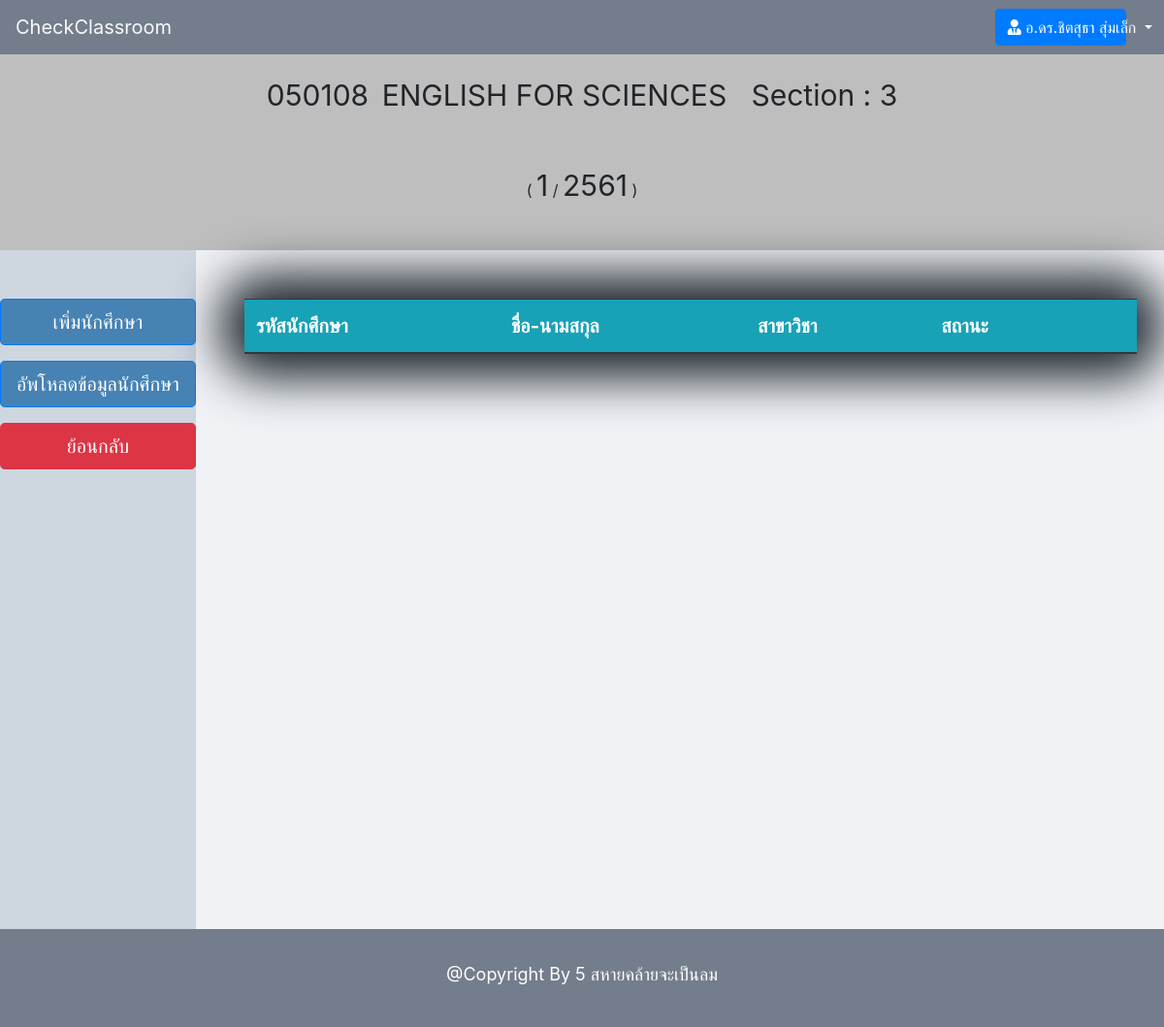
The page /admin/detail_class.php?id=20&c_id=050108&c_sec=3 (signed in) on the database as committed earlier.
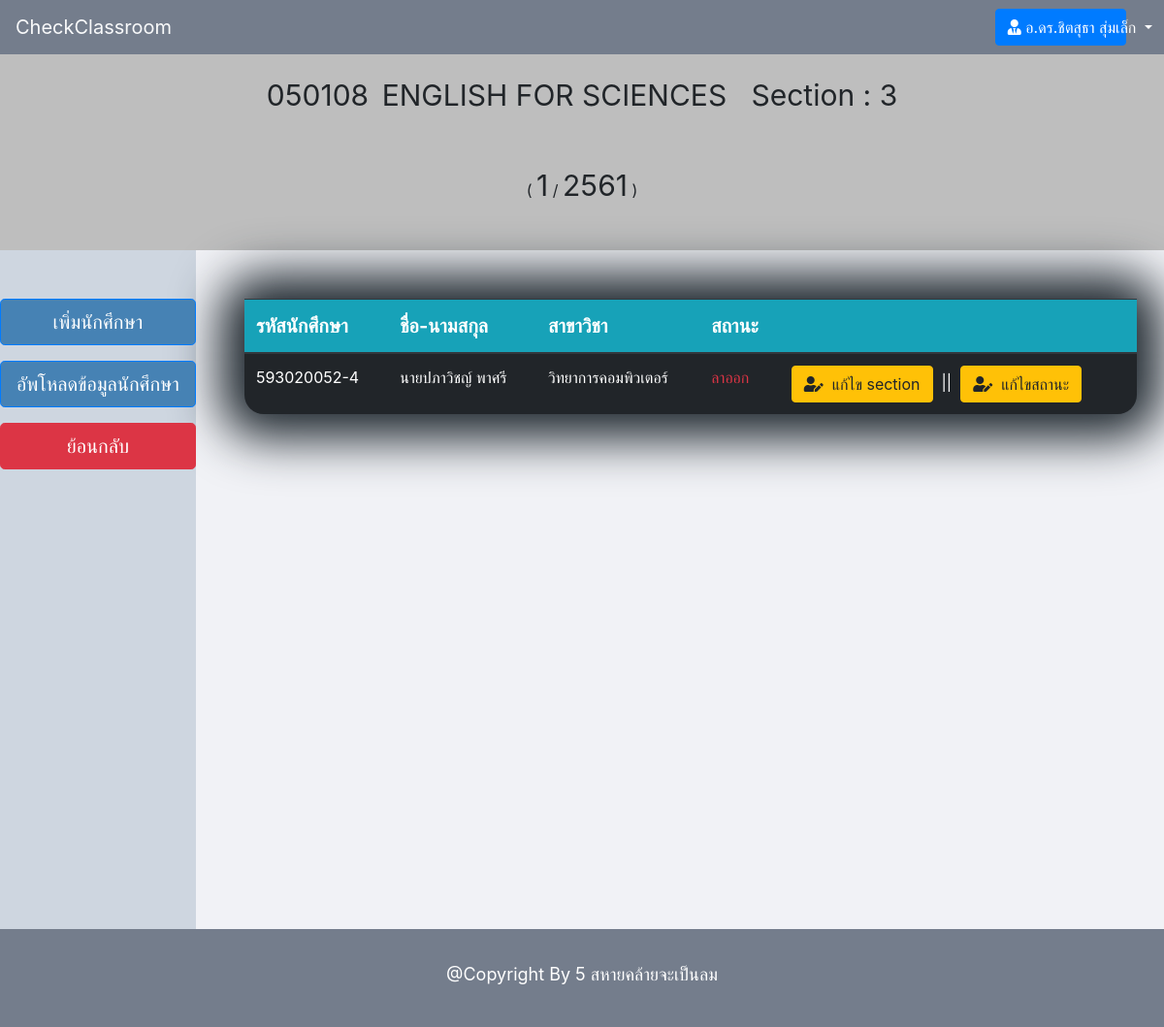
The same page on the database as committed later.
### tables this page shows
CREATE TABLE `enroll` (
  `enroll_id` int(10) NOT NULL,
  `c_id` varchar(10) NOT NULL,
  `c_name` varchar(255) NOT NULL,
  `c_sec` int(3) NOT NULL,
  `c_year` varchar(20) NOT NULL,
  `c_term` int(1) NOT NULL,
  `l_name` varchar(50) DEFAULT NULL,
  `l_username` varchar(30) DEFAULT NULL,
  `t_username` varchar(50) DEFAULT NULL,
  `t_name` varchar(100) DEFAULT NULL,
  `s_id` varchar(30) NOT NULL,
  `s_name` varchar(50) NOT NULL,
  `s_department` varchar(30) NOT NULL,
  `status` int(1) DEFAULT '1'
);

### admin/detail_class.php (the view, shortened to what the changed rows need)
<?php
	include '../connect.php';
	$stmt2=$pdo->prepare("SELECT * FROM classroom WHERE id = ?");
	$stmt2->bindParam(1,$_GET['id']);
	$stmt2->execute();
	while ($row2=$stmt2->fetch()) {
		$rowCID['c_id'] =  $row2['c_id'];
		$rowCNAME['c_name'] = $row2['c_name'];
		$rowCTERM['c_term'] = $row2['c_term'];
		$rowCSEC['c_sec'] = $row2['c_sec'];
		$rowCYEAR['c_year'] = $row2['c_year'];
	}
	$stmt7 = $pdo->prepare("SELECT * FROM enroll WHERE c_id = ? AND c_sec = ? AND c_term = ? AND c_year = ? AND c_name = ?");
	$stmt7->bindParam(1,$rowCID['c_id']);
	$stmt7->bindParam(2,$rowCSEC['c_sec']);
	$stmt7->bindParam(3,$rowCTERM['c_term']);
	$stmt7->bindParam(4,$rowCYEAR['c_year']);
	$stmt7->bindParam(5,$rowCNAME['c_name']);
	$stmt7->execute();
	if (!empty($_SESSION['username']) && $_SESSION['permission'] == 1 || $_SESSION['permission'] == 2) { ?>
<!DOCTYPE html>
<html>
<head>
	<link rel="stylesheet" href="https://maxcdn.bootstrapcdn.com/bootstrap/4.0.0/css/bootstrap.min.css">
	<link rel="stylesheet" href="https://use.fontawesome.com/releases/v5.7.2/css/all.css">
	<link rel="stylesheet" type="text/css" href="../style.css">
</head>
<body>
	<div style="min-height: 850px;background-color: #ecf0f1;">
		<div style="display: flex;">
					<div style="background-color:#f1f2f6;min-width: 85%;min-height: 500px;padding: 50px;">
						<div class="table-responsive-sm" >
						<table class="table table-dark table-hover" style="border-radius: 20px; box-shadow: 0px 0px 50px 25px #1e272e;">
							<thead class="text-white bg-info" style="font-size: 20px;">
								<tr>
									<th>รหัสนักศึกษา</th>
									<th>ชื่อ-นามสกุล</th>
									<th>สาขาวิชา</th>
									<th>สถานะ</th>
									<th></th>
								</tr>
							</thead>
							<tbody style="font-size: 16px;">
								<?php while ($row7=$stmt7->fetch()) { ?>
									<tr>
										<td><?=$row7['s_id']?></td>
										<td><?=$row7['s_name']?></td>
										<td><?=$row7['s_department']?></td>
										<?php if ($row7['status'] == 1) { ?>
											<td class="text-success">ลงทะเบียน</td>
										<?php }if ($row7['status'] == 2) { ?>
											<td class="text-warning">ถอนรายวิชา</td>
										<?php }if ($row7['status'] == 3) { ?>
											<td class="text-danger">ลาออก</td>
										<?php } ?>
										<td>
											<button class="btn btn-warning" data-toggle="modal" data-target="#edit_student<?=$row7['enroll_id']?>"><i class="fas fa-user-edit"></i>&nbsp;&nbsp;แก้ไข section</button> &nbsp;||&nbsp;
											<button class="btn btn-warning" data-toggle="modal" data-target="#edit_student_sec<?=$row7['enroll_id']?>"><i class="fas fa-user-edit"></i>&nbsp;&nbsp;แก้ไขสถานะ</button>
										</td>
									</tr>
								<?php } ?>
							</tbody>
						</table>
						</div>
					</div>
			</div>
			<?php
				$stmt6=$pdo->prepare("SELECT * FROM student");
				$stmt6->execute();
			?>
			<div class="modal fade" id="addStd" tabindex="-1" role="dialog" aria-labelledby="exampleModalLabel" aria-hidden="true" >
				  <div class="modal-dialog" role="document" >
				    <div class="modal-content " style="box-shadow: 0px 0px 50px 25px #1e272e;width: 600px;">
				      <div class="modal-body">
					     		<?php $i=0; $k=0; while ($row6=$stmt6->fetch()) { ?>
											</div>
					     		<?php } ?>
				      </div>
				    </div>
</body>
</html>
<?php } else {
		setcookie('wrong_login',1,time()+10,'/');
		echo "<script type='text/javascript'> window.location.href = '../index.php';</script>";
	} ?>

Rows that differ between the two databases and show on the page:
added enroll: s "593020052-4", s_name "นายปภาวิชญ์ พาศรี", s_department "วิทยาการคอมพิวเตอร์", status "ลาออก"
